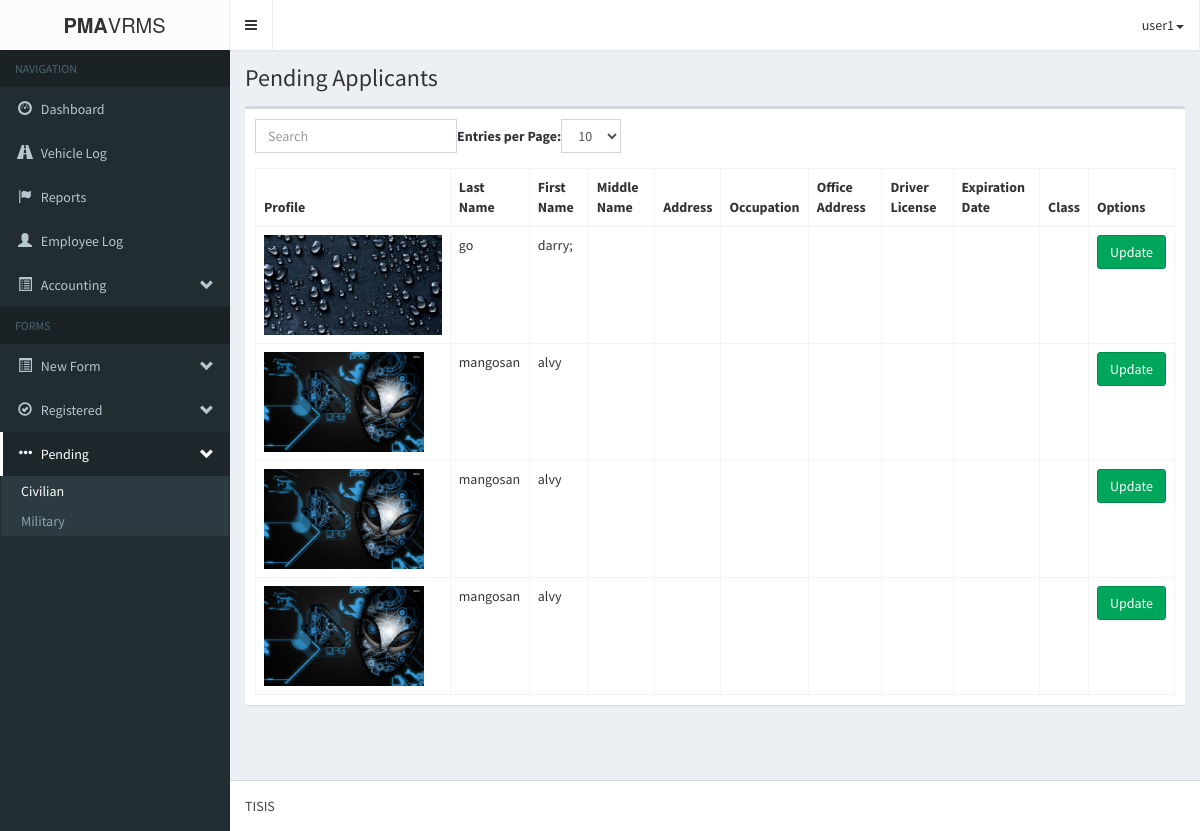
/pma-vrmsAdmin/pendingApplicant.php (signed in), run on the app's committed database.
### tables this page shows
CREATE TABLE IF NOT EXISTS `form1_applicantpd` (
  `a_applicantId` int(11) NOT NULL AUTO_INCREMENT,
  `a_profile` varchar(255) NOT NULL,
  `a_lastname` varchar(60) NOT NULL,
  `a_firstname` varchar(60) NOT NULL,
  `a_middlename` varchar(60) NOT NULL,
  `a_address` varchar(60) NOT NULL,
  `a_occupation` varchar(60) NOT NULL,
  `a_officeAddress` varchar(60) NOT NULL,
  `a_driversLicense` varchar(60) NOT NULL,
  `a_expirationDate` varchar(60) NOT NULL,
  `a_class` varchar(60) NOT NULL,
  `a_submitted_requirements` varchar(255) NOT NULL,
  `a_status` varchar(255) NOT NULL,
  `a_dateRegistered` datetime NOT NULL,
  `a_vehicle_id` int(11) NOT NULL,
  `a_renew_status` int(11) NOT NULL,
  PRIMARY KEY (`a_applicantId`)
);

### pma-vrmsAdmin/login/session.php (called while the page is built, shortened)
<?php
	$dbc = mysqli_connect('localhost', 'root', '', 'pma-vrms');
	$user_check = $_SESSION['login_user'];
	$query = "SELECT username from admin_users
				WHERE username='$user_check'";
	$result = mysqli_query($dbc, $query)
				or die('Error querying database.');
	$row = mysqli_fetch_assoc($result);
	$login_session = $row['username'];
?>

### pma-vrmsAdmin/logic/pending_applicant_logic.php (called while the page is built, shortened)
<?php
	require_once('db/database.php');
	$database = new Database();
	$query = "SELECT form1_applicantpd.*, vehicle_information.* FROM form1_applicantpd JOIN vehicle_information ON form1_applicantpd.a_vehicle_id=vehicle_information.vehicleId WHERE form1_applicantpd.a_status='pending'";
	$database->execute($query);
	$applicants = array();
?>

### pma-vrmsAdmin/db/database.php (called while the page is built, shortened)
<?php
	class Database{
		private $database;
		private function connect(){
			$host			= 'localhost';
			$username		= 'root';
			$password		= '';
			$database_name	= 'pma-vrms';
			$port			= 3306;
			$this->database = mysqli_connect($host, $username, $password, $database_name, $port);
		}
		public function execute($query){
			$this->result = mysqli_query($this->database, $query) OR die(mysqli_error($this->database));
		}
	}
?>

### pma-vrmsAdmin/pendingApplicant.php (the view, shortened to what this page needs)
<?php
include('login/session.php');
?>
<!DOCTYPE html>
<html>
<head>
	<link rel="stylesheet" href="bootstrap/css/bootstrap.min.css">
    <link rel="stylesheet" href="fonts/font-awesome.min.css">
    <link rel="stylesheet" href="css/style-main.min.css">
    <link rel="stylesheet" href="css/skin.min.css">
</head>
<body class="hold-transition skin-black sidebar-mini">
    <div class="wrapper">
      <header class="main-header">
        <div class="logo">
          <span class="logo-lg"><b>PMA</b>VRMS</span>
        </div>
        <nav class="navbar navbar-static-top" role="navigation">
          <a href="#" class="sidebar-toggle" data-toggle="offcanvas" role="button">
          </a>
            <ul class="nav navbar-nav pull-right">
			<li class="drop-down">
				<a class="drop-down toggle" data-toggle="dropdown" href=""><?php echo $login_session; ?><span class="caret"></span></a>
			</li>
		</ul>
        </nav>
      </header>
      <aside class="main-sidebar">
        <section class="sidebar">
          <ul class="sidebar-menu">
            <li class="header">NAVIGATION</li>
            <li class=""><a href="index.php"><i class="glyphicon glyphicon-dashboard"></i> <span>Dashboard</span></a></li>
            <li><a href="vehicleLog.php"><i class="glyphicon glyphicon-road"></i> <span>Vehicle Log</span></a></li>
            <li><a href="reports.php"><i class="glyphicon glyphicon-flag"></i> <span>Reports</span></a></li>
            <li><a href="login/logbook_page.php"><i class="glyphicon glyphicon-user"></i> <span>Employee Log</span></a></li>
            <li class="treeview">
              <a href="#"><i class="glyphicon glyphicon-list-alt"></i> <span>Accounting</span> <i class="glyphicon glyphicon-chevron-down pull-right"></i></a>
            </li>
            <li class="header">FORMS</li>
            <li class="treeview">
              <a href="#"><i class="glyphicon glyphicon-list-alt"></i> <span>New Form</span> <i class="glyphicon glyphicon-chevron-down pull-right"></i></a>
            </li>
            <li class="treeview">
              <a href="#"><i class="glyphicon glyphicon-ok-circle"></i> <span>Registered</span> <i class="glyphicon glyphicon-chevron-down pull-right"></i></a>
            </li>
            <li class="treeview active">
              <a href="#"><i class="glyphicon glyphicon-option-horizontal"></i> <span>Pending</span> <i class="glyphicon glyphicon-chevron-down pull-right"></i></a>
              <ul class="treeview-menu">
                <li class="active"><a href="pendingApplicant.php">Civilian</a></li>
                <li><a href="pendingMilitary.php">Military</a></li>
              </ul>
            </li>
          </ul>
        </section>
      </aside>
      <div class="content-wrapper">
        <section class="content-header">
          <h1>
            Pending Applicants
          </h1>
        </section>
        <section class="content">
	       <?php include('logic/pending_applicant_logic.php'); ?>
		<div class="'container">
			<div class="row">
				<div class="col-md-12">
                    <div class="box">
                        <div class="box-body">
                            <table class="table table-bordered table-hover" id="bootstrap-table">
						<thead>
              <th>Profile</th>
							<th>Last Name</th>
							<th>First Name</th>
							<th>Middle Name</th>
							<th>Address</th>
							<th>Occupation</th>
							<th>Office Address</th>
							<th>Driver License</th>
							<th>Expiration Date</th>
							<th>Class</th>
							<th>Options</th>
						</thead>
						<tbody>
							<?php
								foreach ($applicants as $key => $applicant) {
									echo <<<DATA
										<tr id='applicant_$key'>
											<td style='display:none'>$applicant[a_applicantId]</td>
                      <td><img src='img/profile/applicant/$applicant[a_profile]' height='100px;'></td>
											<td>$applicant[a_lastname]</td>
											<td>$applicant[a_firstname]</td>
											<td>$applicant[a_middlename]</td>
											<td>$applicant[a_address]</td>
											<td>$applicant[a_occupation]</td>
											<td>$applicant[a_officeAddress]</td>
											<td>$applicant[a_driversLicense]</td>
											<td>$applicant[a_expirationDate]</td>
											<td>$applicant[a_class]</td>
											<td><button class="btn btn-success" data-toggle='modal' data-target='#update_applicant' onclick='update_applicant($key)'>Update</button></td>
										</tr>
DATA;
								}
							?>
						</tbody>
					</table>
                        </div>
                    </div>
				</div>
			</div>
		</div>
        </section>
        <br/><br/>
        </div>
      <footer class="main-footer">
        TISIS
      </footer>
    </div>
</body>
</html>

### data on the page
form1_applicantpd: a_profile (picture), a_lastname "go", a_firstname "darry;"
form1_applicantpd: a_profile (picture), a_lastname "mangosan", a_firstname "alvy"
form1_applicantpd: a_profile (picture), a_lastname "mangosan", a_firstname "alvy"

### other printed values
$login_session "user1"
$applicant[a_lastname] "mangosan"
$applicant[a_firstname] "alvy"
